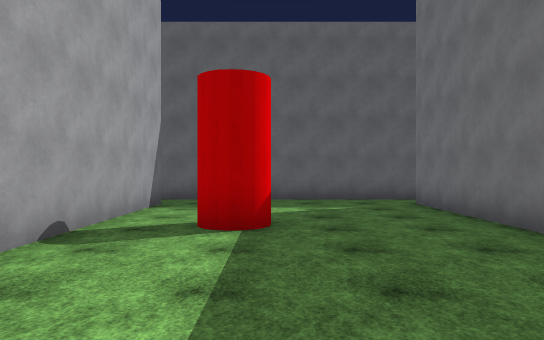
[1] (above)

16 first-person views from a walk through a scene from a Unity 3-D project. The camera is 1.5 m above the floor, looks level and sees 70° across. The floor is counted in squares, 2 m on a side. Each view is taken from the middle of a square. On the plan, view 1 faces up. The plan holds only what a view shows up to about 12 squares ahead; the rest is blank. The place goes on beyond the plan. The player character is not drawn. Surface patterns are stand-ins for the level's own textures.

[2]
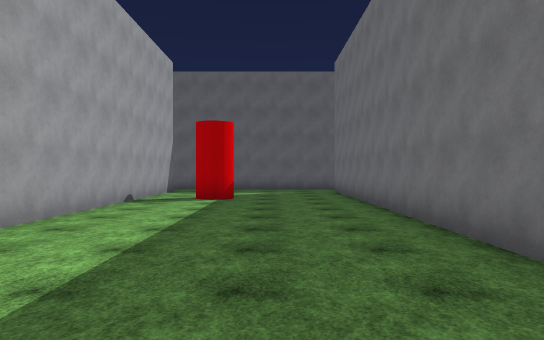

[3]
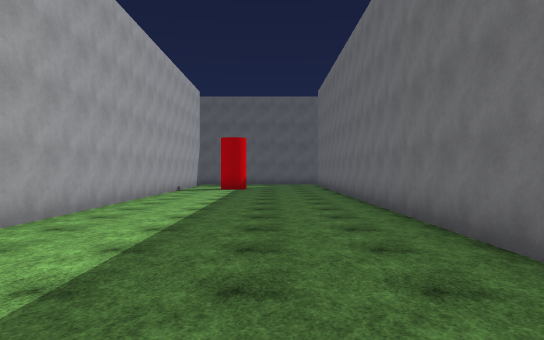

[4]
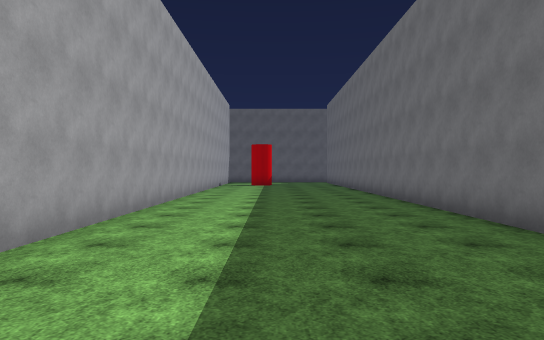

[5]
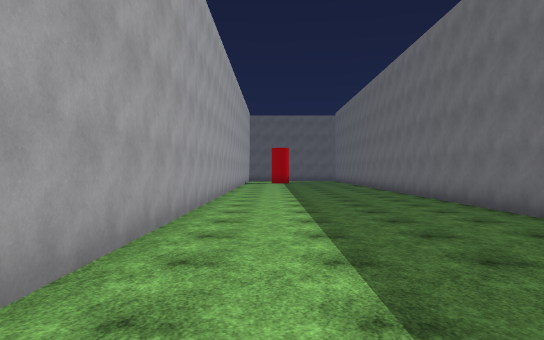

[6]
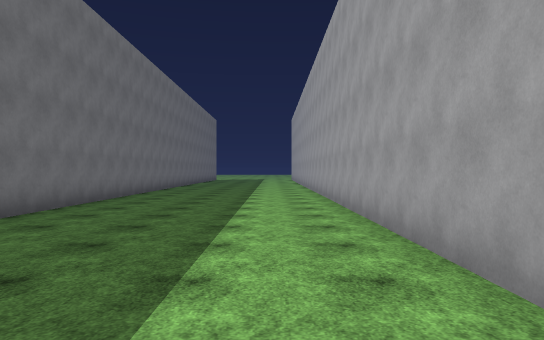

[7]
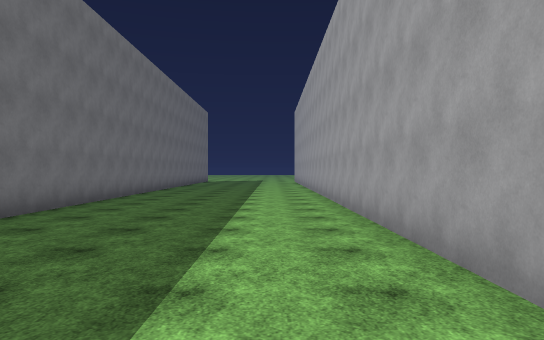

[8]
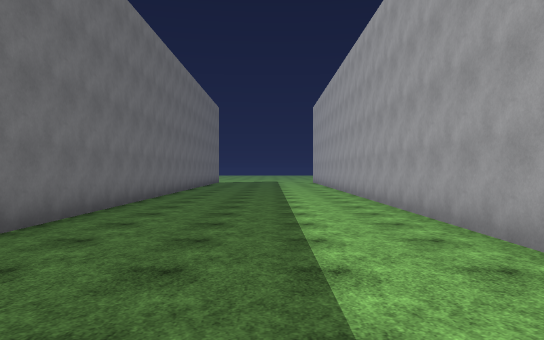

[9]
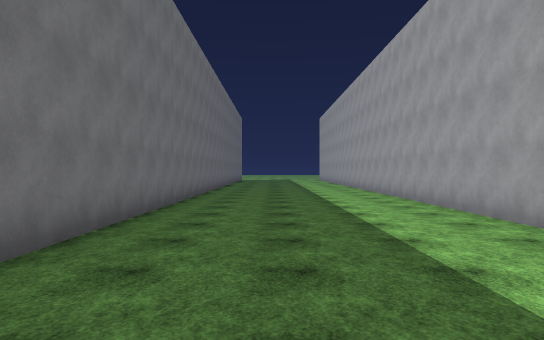

[10]
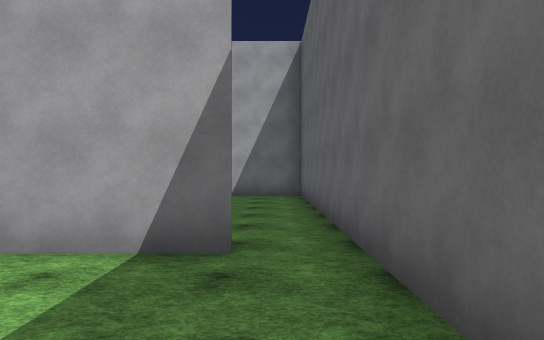

[11]
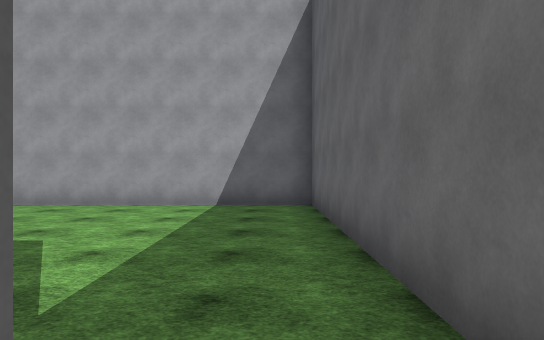

[12]
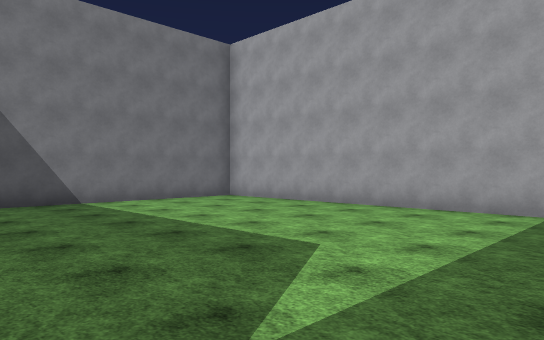

[13]
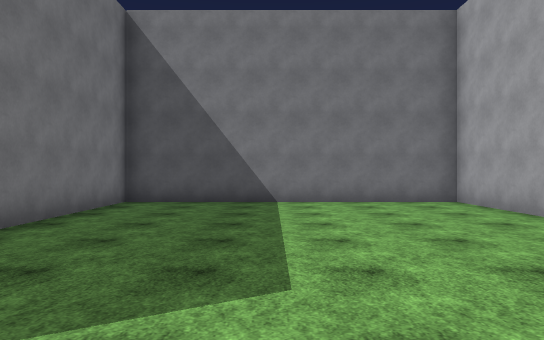

[14]
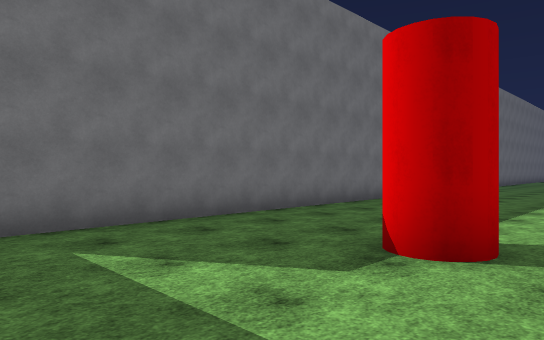

[15]
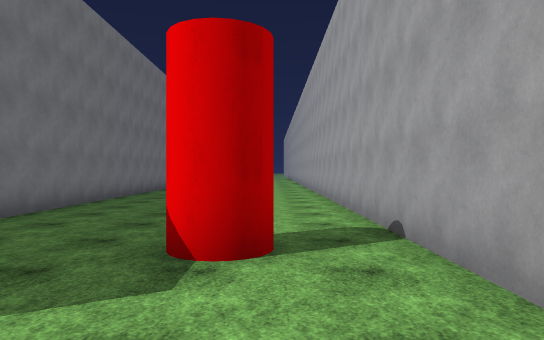

[16]
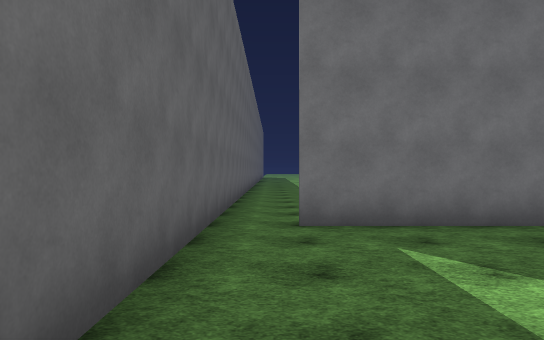

### Floor plan
Points are (right, up) in squares from view 1. A wall is a line through its corners. A room is listed if a view was taken in it or the views show most of it. See-through windows are left out.
Room 1 (views 1, 2, 3, 4, 5, 6, 7, 8, 9, 10, 11, 14, 15, 16)
walls: (3.2, -11) (3.2, 8.6); (-2.5, 8.8) (-2.5, -26.5); (2.6, 9.9) (-2.4, 9.9); (3.2, -26.5) (3.2, -14.1)
ways out: opening at (-2, 9) to room 2; opening at (3, 9)
objects: other object (-1, 5) to (0, 5)
Room 2 (views 12, 13)
walls: (-2.4, 9.9) (-10.3, 9.9) (-10.3, -0.1) (-2.6, -0.1) (-2.6, 4.1)
ways out: opening at (-2, 9) to room 1

Where each view was taken, in squares from view 1:
view 1: 0 up, 0 right, facing up
view 2: 5 down, 1 right, facing up
view 3: 10 down, 1 right, facing up
view 4: 14 down, 0 right, facing up
view 5: 17 down, 1 left, facing up
view 6: 10 down, 1 left, facing down
view 7: 14 down, 1 left, facing down
view 8: 16 down, 0 right, facing down
view 9: 11 down, 1 right, facing down
view 10: 9 up, 1 right, facing left
view 11: 9 up, 2 left, facing left
view 12: 9 up, 3 left, facing down-left
view 13: 9 up, 6 left, facing down
view 14: 9 up, 2 left, facing down-right
view 15: 9 up, 1 left, facing down
view 16: 9 up, 2 left, facing right
